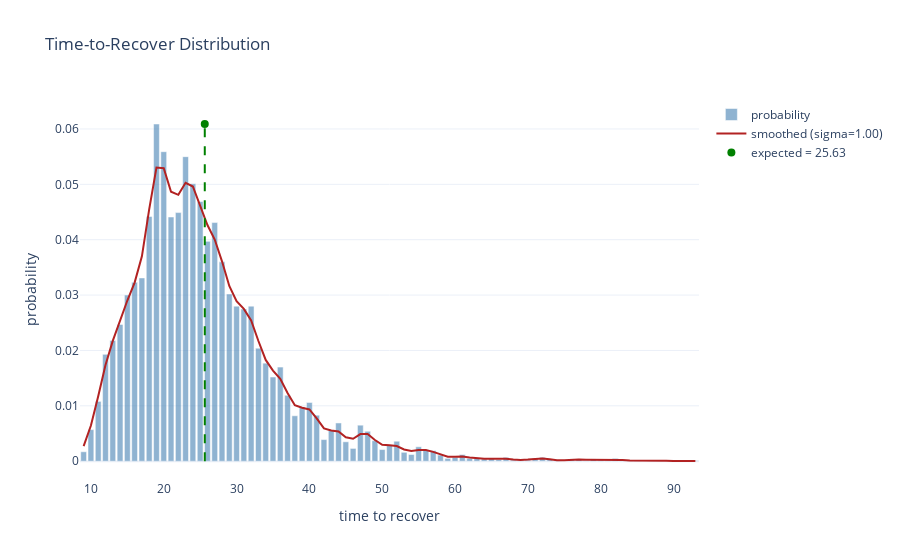
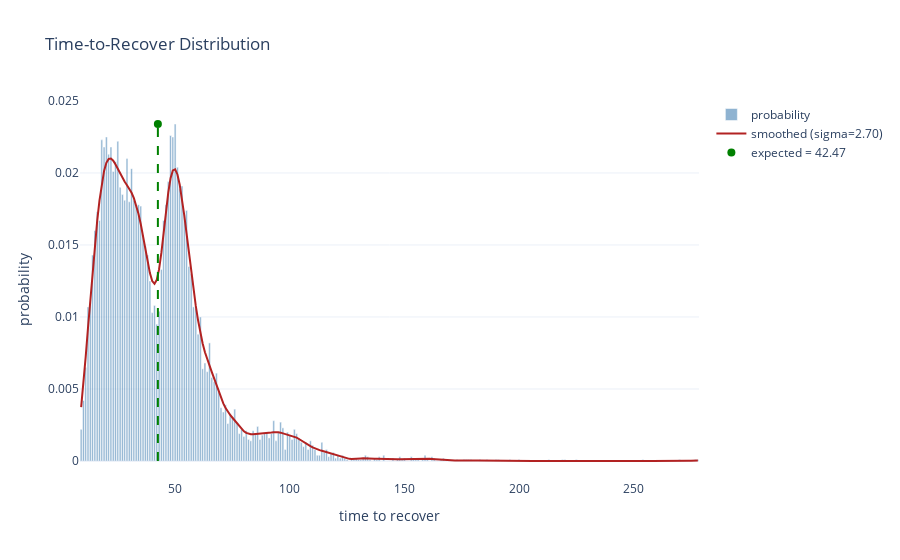
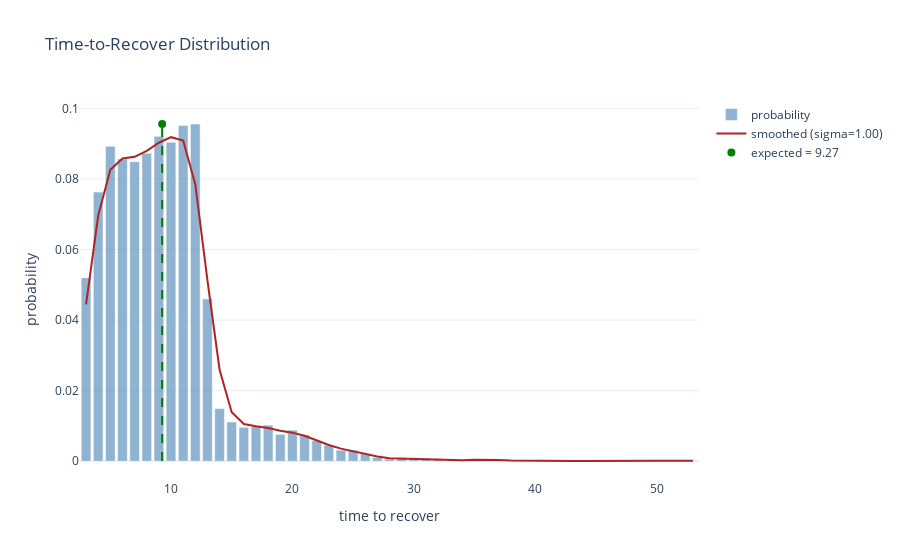

The cell these charts' notebook holds for them, in order:
### Code cell
# Just restart the notebook and it will run all benchmarks again.
# Cached benchmarks are stored in memory and reused if the source file did not change.


def compute_sha1(path):
    """Return SHA1 hash of the file's contents."""
    with open(path, "rb") as f:
        return hashlib.sha1(f.read()).hexdigest()


def load_module(name):
    """Import or reload impls.<name>."""
    full_name = "impls." + name

    if full_name in globals():
        module = importlib.reload(globals()[full_name])
    else:
        module = importlib.import_module(full_name)
        globals()[full_name] = module

    return module


def report(stats):
    render_distribution(stats)
    print(f"Expected time to recover: {stats['expected_time']} packets")
    print(f"Packet efficency: {stats['packet_efficiency']} payload bits/packet")
    print(f"Bit Efficency: {stats['bit_efficency']} payload bits/bit")


# Iterate over implementation files
for file in IMPLS_DIR.glob("*.py"):
    name = file.stem

    # Skip interface and private modules
    if name == "_interface" or name.startswith("_"):
        continue

    print("Found implementation:", name)

    file_hash = compute_sha1(file)

    # If cached: check whether file changed
    if name in benchmark_cache:
        cached = benchmark_cache[name]
        cached_hash = cached["hash"]
        cached_stats = cached["stats"]

        if cached_hash == file_hash:
            print("  No changes. Using cached benchmark.")
            report(cached_stats)
            continue
        else:
            print("  File changed. Reloading and benchmarking again.")
    else:
        print("  First time seen. Benchmarking.")

    # Load/reload implementation
    module = load_module(name)

    # Require expected constructors
    if not hasattr(module, "producer_constructor") or not hasattr(
        module, "recoverer_constructor"
    ):
        print("  Missing constructors. Skipping.\n")
        continue

    N = 5
    D = 2**20
    producer_constructor = module.producer_constructor
    recoverer_constructor = module.recoverer_constructor
    D = getattr(module, "override_D", lambda _: D)(N)

    # Run benchmark
    stats = visual_benchmark(
        producer_constructor,
        recoverer_constructor,
        N=N,
        D=D,
        passes=10000,
    )

    # Store into cache
    benchmark_cache[name] = {
        "hash": file_hash,
        "stats": stats,
    }

    # Render the new result
    report(stats)

### Figure 1 — Plotly figure (JSON) as saved in the notebook; plotly's stock layout.template omitted (floating-point values rounded to 4 significant figures)
{"data": [{"marker": {"color": "steelblue"}, "name": "probability", "opacity": 0.6, "type": "bar", "x": [9, 10, 11, 12, 13, 14, 15, 16, 17, 18, 19, 20, 21, 22, 23, 24, 25, 26, 27, 28, 29, 30, 31, 32, 33, 34, 35, 36, 37, 38, 39, 40, 41, 42, 43, 44, 45, 46, 47, 48, 49, 50, 51, 52, 53, 54, 55, 56, 57, 58, 59, 60, 61, 62, 63, 64, 65, 66, 67, 68, 69, 70, 71, 72, 73, 74, 75, 76, 77, 78, 79, 80, 81, 82, 83, 84, 85, 86, 87, 88, 89, 90, 91, 92, 93], "y": [0.0017, 0.0057, 0.0108, 0.0193, 0.0218, 0.0247, 0.03, 0.0323, 0.0331, 0.0442, 0.0609, 0.0559, 0.0441, 0.0449, 0.055, 0.0501, 0.0469, 0.0397, 0.0431, 0.036, 0.0302, 0.028, 0.0275, 0.028, 0.0204, 0.0177, 0.0152, 0.017, 0.0119, 0.0082, 0.0098, 0.0106, 0.0083, 0.0039, 0.0056, 0.0069, 0.0035, 0.0023, 0.0065, 0.0054, 0.0037, 0.0021, 0.0029, 0.0036, 0.0016, 0.0012, 0.0026, 0.002, 0.0019, 0.0011, 0.0005, 0.0007, 0.0012, 0.0005, 0.0005, 0.0004, 0.0005, 0.0003, 0.0007, 0.0002, 0.0001, 0.0002, 0.0005, 0.0007, 0.0003, 0.0001, 0.0, 0.0004, 0.0004, 0.0001, 0.0004, 0.0002, 0.0001, 0.0005, 0.0001, 0.0001, 0.0001, 0.0, 0.0001, 0.0001, 0.0, 0.0001, 0.0, 0.0, 0.0001]}, {"line": {"color": "firebrick", "width": 2}, "mode": "lines", "name": "smoothed (sigma=1.00)", "type": "scatter", "x": [9, 10, 11, 12, 13, 14, 15, 16, 17, 18, 19, 20, 21, 22, 23, 24, 25, 26, 27, 28, 29, 30, 31, 32, 33, 34, 35, 36, 37, 38, 39, 40, 41, 42, 43, 44, 45, 46, 47, 48, 49, 50, 51, 52, 53, 54, 55, 56, 57, 58, 59, 60, 61, 62, 63, 64, 65, 66, 67, 68, 69, 70, 71, 72, 73, 74, 75, 76, 77, 78, 79, 80, 81, 82, 83, 84, 85, 86, 87, 88, 89, 90, 91, 92, 93], "y": [0.002727, 0.006439, 0.01174, 0.01737, 0.02172, 0.02538, 0.02901, 0.03225, 0.03699, 0.04548, 0.05304, 0.05292, 0.04867, 0.04811, 0.05028, 0.04961, 0.04611, 0.04265, 0.04003, 0.03609, 0.03165, 0.02888, 0.0275, 0.02544, 0.02171, 0.01828, 0.01637, 0.01488, 0.01232, 0.01012, 0.009645, 0.009342, 0.00772, 0.005925, 0.005543, 0.005356, 0.004318, 0.004044, 0.004886, 0.00489, 0.003826, 0.002957, 0.002852, 0.002732, 0.002115, 0.001819, 0.002022, 0.002021, 0.001684, 0.001183, 0.0008137, 0.0007878, 0.00083, 0.0006748, 0.0005136, 0.0004533, 0.0004369, 0.0004452, 0.0004354, 0.0003049, 0.000206, 0.0002781, 0.0004403, 0.0004896, 0.000343, 0.0001759, 0.0001624, 0.0002703, 0.0003036, 0.0002664, 0.0002632, 0.0002354, 0.0002372, 0.0002664, 0.0001968, 0.0001162, 7.757e-05, 5.965e-05, 7.04e-05, 6.995e-05, 5.381e-05, 4.619e-05, 3.005e-05, 2.96e-05, 4.035e-05]}, {"marker": {"color": "green", "size": 8}, "mode": "markers", "name": "expected = 25.63", "showlegend": true, "type": "scatter", "x": [25.63], "y": [0.0609]}], "layout": {"shapes": [{"line": {"color": "green", "dash": "dash", "width": 2}, "type": "line", "x0": 25.63, "x1": 25.63, "y0": 0, "y1": 0.0609}], "title": {"text": "Time-to-Recover Distribution"}, "xaxis": {"title": {"text": "time to recover"}}, "yaxis": {"title": {"text": "probability"}}}}

### Figure 2 — Plotly figure (JSON) as saved in the notebook; plotly's stock layout.template omitted (floating-point values rounded to 4 significant figures; data arrays with more than 128 entries replaced by an {"elided": "..."} marker saying what was removed)
{"data": [{"marker": {"color": "steelblue"}, "name": "probability", "opacity": 0.6, "type": "bar", "x": {"elided": "270 int values"}, "y": {"elided": "270 float values"}}, {"line": {"color": "firebrick", "width": 2}, "mode": "lines", "name": "smoothed (sigma=2.70)", "type": "scatter", "x": {"elided": "270 int values"}, "y": {"elided": "270 float values"}}, {"marker": {"color": "green", "size": 8}, "mode": "markers", "name": "expected = 42.47", "showlegend": true, "type": "scatter", "x": [42.47], "y": [0.0234]}], "layout": {"shapes": [{"line": {"color": "green", "dash": "dash", "width": 2}, "type": "line", "x0": 42.47, "x1": 42.47, "y0": 0, "y1": 0.0234}], "title": {"text": "Time-to-Recover Distribution"}, "xaxis": {"title": {"text": "time to recover"}}, "yaxis": {"title": {"text": "probability"}}}}

### Figure 3 — Plotly figure (JSON) as saved in the notebook; plotly's stock layout.template omitted (floating-point values rounded to 4 significant figures)
{"data": [{"marker": {"color": "steelblue"}, "name": "probability", "opacity": 0.6, "type": "bar", "x": [3, 4, 5, 6, 7, 8, 9, 10, 11, 12, 13, 14, 15, 16, 17, 18, 19, 20, 21, 22, 23, 24, 25, 26, 27, 28, 29, 30, 31, 32, 33, 34, 35, 36, 37, 38, 39, 40, 41, 42, 43, 44, 45, 46, 47, 48, 49, 50, 51, 52, 53], "y": [0.052, 0.0763, 0.0893, 0.0857, 0.0849, 0.0873, 0.0921, 0.0904, 0.0952, 0.0956, 0.046, 0.0149, 0.0111, 0.0096, 0.0099, 0.0102, 0.0076, 0.0088, 0.0074, 0.0058, 0.0045, 0.0031, 0.0031, 0.0021, 0.001, 0.0006, 0.0008, 0.0006, 0.0008, 0.0007, 0.0, 0.0, 0.0006, 0.0006, 0.0004, 0.0, 0.0, 0.0003, 0.0, 0.0, 0.0001, 0.0001, 0.0, 0.0, 0.0001, 0.0, 0.0, 0.0001, 0.0001, 0.0001, 0.0001]}, {"line": {"color": "firebrick", "width": 2}, "mode": "lines", "name": "smoothed (sigma=1.00)", "type": "scatter", "x": [3, 4, 5, 6, 7, 8, 9, 10, 11, 12, 13, 14, 15, 16, 17, 18, 19, 20, 21, 22, 23, 24, 25, 26, 27, 28, 29, 30, 31, 32, 33, 34, 35, 36, 37, 38, 39, 40, 41, 42, 43, 44, 45, 46, 47, 48, 49, 50, 51, 52, 53], "y": [0.04442, 0.06965, 0.08263, 0.08584, 0.08629, 0.08801, 0.09029, 0.09187, 0.09092, 0.07847, 0.05129, 0.02591, 0.01385, 0.01051, 0.009858, 0.009382, 0.008634, 0.00807, 0.007199, 0.005885, 0.004565, 0.00354, 0.002821, 0.002054, 0.00128, 0.0008382, 0.0007193, 0.0007013, 0.0006798, 0.0005116, 0.0002504, 0.0002207, 0.0004094, 0.0004815, 0.0003386, 0.0001481, 9.687e-05, 0.0001219, 7.845e-05, 4.581e-05, 6.544e-05, 6.455e-05, 3.5e-05, 3.005e-05, 4.079e-05, 3.005e-05, 3.545e-05, 7.04e-05, 9.371e-05, 9.371e-05, 6.995e-05]}, {"marker": {"color": "green", "size": 8}, "mode": "markers", "name": "expected = 9.27", "showlegend": true, "type": "scatter", "x": [9.269], "y": [0.0956]}], "layout": {"shapes": [{"line": {"color": "green", "dash": "dash", "width": 2}, "type": "line", "x0": 9.269, "x1": 9.269, "y0": 0, "y1": 0.0956}], "title": {"text": "Time-to-Recover Distribution"}, "xaxis": {"title": {"text": "time to recover"}}, "yaxis": {"title": {"text": "probability"}}}}
